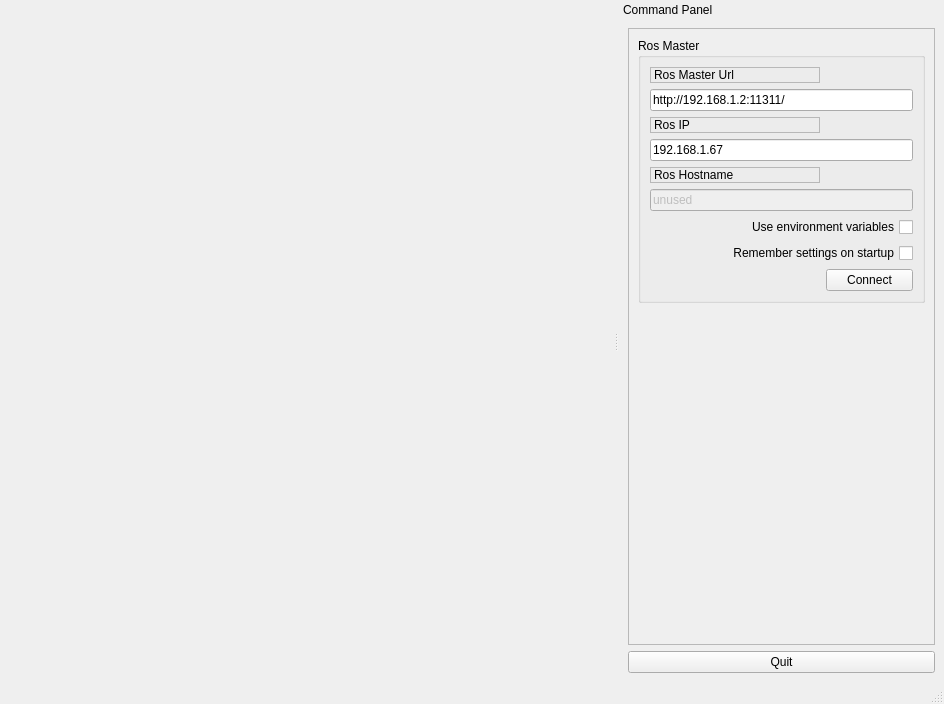
<?xml version="1.0" encoding="UTF-8"?>
<ui version="4.0">
 <class>MainWindowDesign</class>
 <widget class="QMainWindow" name="MainWindowDesign">
  <property name="geometry">
   <rect>
    <x>0</x>
    <y>0</y>
    <width>944</width>
    <height>704</height>
   </rect>
  </property>
  <property name="windowTitle">
   <string>QRosApp</string>
  </property>
  <property name="windowIcon">
   <iconset resource="../../xbox_gui/resources/images.qrc">
    <normaloff>:/images/icon.png</normaloff>:/images/icon.png</iconset>
  </property>
  <property name="locale">
   <locale language="English" country="Australia"/>
  </property>
  <widget class="QWidget" name="centralwidget">
   <layout class="QHBoxLayout"/>
  </widget>
  <widget class="QStatusBar" name="statusbar"/>
  <widget class="QDockWidget" name="dock_status">
   <property name="sizePolicy">
    <sizepolicy hsizetype="Minimum" vsizetype="Preferred">
     <horstretch>0</horstretch>
     <verstretch>0</verstretch>
    </sizepolicy>
   </property>
   <property name="minimumSize">
    <size>
     <width>325</width>
     <height>389</height>
    </size>
   </property>
   <property name="features">
    <set>QDockWidget::NoDockWidgetFeatures</set>
   </property>
   <property name="allowedAreas">
    <set>Qt::RightDockWidgetArea</set>
   </property>
   <property name="windowTitle">
    <string>Command Panel</string>
   </property>
   <attribute name="dockWidgetArea">
    <number>2</number>
   </attribute>
   <widget class="QWidget" name="dockWidgetContents_2">
    <layout class="QVBoxLayout" name="verticalLayout">
     <item>
      <widget class="QFrame" name="frame">
       <property name="sizePolicy">
        <sizepolicy hsizetype="Minimum" vsizetype="Preferred">
         <horstretch>0</horstretch>
         <verstretch>0</verstretch>
        </sizepolicy>
       </property>
       <property name="frameShape">
        <enum>QFrame::StyledPanel</enum>
       </property>
       <property name="frameShadow">
        <enum>QFrame::Raised</enum>
       </property>
       <layout class="QVBoxLayout" name="verticalLayout_3">
        <item>
         <widget class="QGroupBox" name="groupBox">
          <property name="title">
           <string>Ros Master</string>
          </property>
          <layout class="QGridLayout" name="gridLayout">
           <item row="0" column="0">
            <widget class="QLabel" name="label">
             <property name="frameShape">
              <enum>QFrame::StyledPanel</enum>
             </property>
             <property name="frameShadow">
              <enum>QFrame::Raised</enum>
             </property>
             <property name="text">
              <string>Ros Master Url</string>
             </property>
            </widget>
           </item>
           <item row="1" column="0" colspan="2">
            <widget class="QLineEdit" name="line_edit_master">
             <property name="text">
              <string>http://192.168.1.2:11311/</string>
             </property>
            </widget>
           </item>
           <item row="2" column="0">
            <widget class="QLabel" name="label_2">
             <property name="frameShape">
              <enum>QFrame::StyledPanel</enum>
             </property>
             <property name="frameShadow">
              <enum>QFrame::Raised</enum>
             </property>
             <property name="text">
              <string>Ros IP</string>
             </property>
            </widget>
           </item>
           <item row="3" column="0" colspan="2">
            <widget class="QLineEdit" name="line_edit_host">
             <property name="text">
              <string>192.168.1.67</string>
             </property>
            </widget>
           </item>
           <item row="4" column="0">
            <widget class="QLabel" name="label_3">
             <property name="frameShape">
              <enum>QFrame::StyledPanel</enum>
             </property>
             <property name="frameShadow">
              <enum>QFrame::Raised</enum>
             </property>
             <property name="text">
              <string>Ros Hostname</string>
             </property>
            </widget>
           </item>
           <item row="5" column="0" colspan="2">
            <widget class="QLineEdit" name="line_edit_topic">
             <property name="enabled">
              <bool>false</bool>
             </property>
             <property name="text">
              <string>unused</string>
             </property>
            </widget>
           </item>
           <item row="6" column="0" colspan="2">
            <widget class="QCheckBox" name="checkbox_use_environment">
             <property name="layoutDirection">
              <enum>Qt::RightToLeft</enum>
             </property>
             <property name="text">
              <string>Use environment variables</string>
             </property>
            </widget>
           </item>
           <item row="7" column="0" colspan="2">
            <widget class="QCheckBox" name="checkbox_remember_settings">
             <property name="layoutDirection">
              <enum>Qt::RightToLeft</enum>
             </property>
             <property name="text">
              <string>Remember settings on startup</string>
             </property>
            </widget>
           </item>
           <item row="8" column="0">
            <spacer name="horizontalSpacer">
             <property name="orientation">
              <enum>Qt::Horizontal</enum>
             </property>
             <property name="sizeHint" stdset="0">
              <size>
               <width>170</width>
               <height>21</height>
              </size>
             </property>
            </spacer>
           </item>
           <item row="8" column="1">
            <widget class="QPushButton" name="button_connect">
             <property name="enabled">
              <bool>true</bool>
             </property>
             <property name="sizePolicy">
              <sizepolicy hsizetype="MinimumExpanding" vsizetype="Fixed">
               <horstretch>0</horstretch>
               <verstretch>0</verstretch>
              </sizepolicy>
             </property>
             <property name="toolTip">
              <string>Set the target to the current joint trajectory state.</string>
             </property>
             <property name="statusTip">
              <string>Clear all waypoints and set the target to the current joint trajectory state.</string>
             </property>
             <property name="text">
              <string>Connect</string>
             </property>
            </widget>
           </item>
          </layout>
         </widget>
        </item>
        <item>
         <spacer name="verticalSpacer_3">
          <property name="orientation">
           <enum>Qt::Vertical</enum>
          </property>
          <property name="sizeHint" stdset="0">
           <size>
            <width>20</width>
            <height>233</height>
           </size>
          </property>
         </spacer>
        </item>
       </layout>
      </widget>
     </item>
     <item>
      <widget class="QPushButton" name="quit_button">
       <property name="sizePolicy">
        <sizepolicy hsizetype="MinimumExpanding" vsizetype="Fixed">
         <horstretch>0</horstretch>
         <verstretch>0</verstretch>
        </sizepolicy>
       </property>
       <property name="text">
        <string>Quit</string>
       </property>
      </widget>
     </item>
    </layout>
   </widget>
  </widget>
  <action name="action_Quit">
   <property name="text">
    <string>&amp;Quit</string>
   </property>
   <property name="shortcut">
    <string>Ctrl+Q</string>
   </property>
   <property name="shortcutContext">
    <enum>Qt::ApplicationShortcut</enum>
   </property>
  </action>
  <action name="action_Preferences">
   <property name="text">
    <string>&amp;Preferences</string>
   </property>
  </action>
  <action name="actionAbout">
   <property name="text">
    <string>&amp;About</string>
   </property>
  </action>
  <action name="actionAbout_Qt">
   <property name="text">
    <string>About &amp;Qt</string>
   </property>
  </action>
 </widget>
 <resources>
  <include location="../../xbox_gui/resources/images.qrc"/>
 </resources>
 <connections>
  <connection>
   <sender>action_Quit</sender>
   <signal>triggered()</signal>
   <receiver>MainWindowDesign</receiver>
   <slot>close()</slot>
   <hints>
    <hint type="sourcelabel">
     <x>-1</x>
     <y>-1</y>
    </hint>
    <hint type="destinationlabel">
     <x>399</x>
     <y>299</y>
    </hint>
   </hints>
  </connection>
  <connection>
   <sender>quit_button</sender>
   <signal>clicked()</signal>
   <receiver>MainWindowDesign</receiver>
   <slot>close()</slot>
   <hints>
    <hint type="sourcelabel">
     <x>859</x>
     <y>552</y>
    </hint>
    <hint type="destinationlabel">
     <x>469</x>
     <y>299</y>
    </hint>
   </hints>
  </connection>
 </connections>
</ui>
